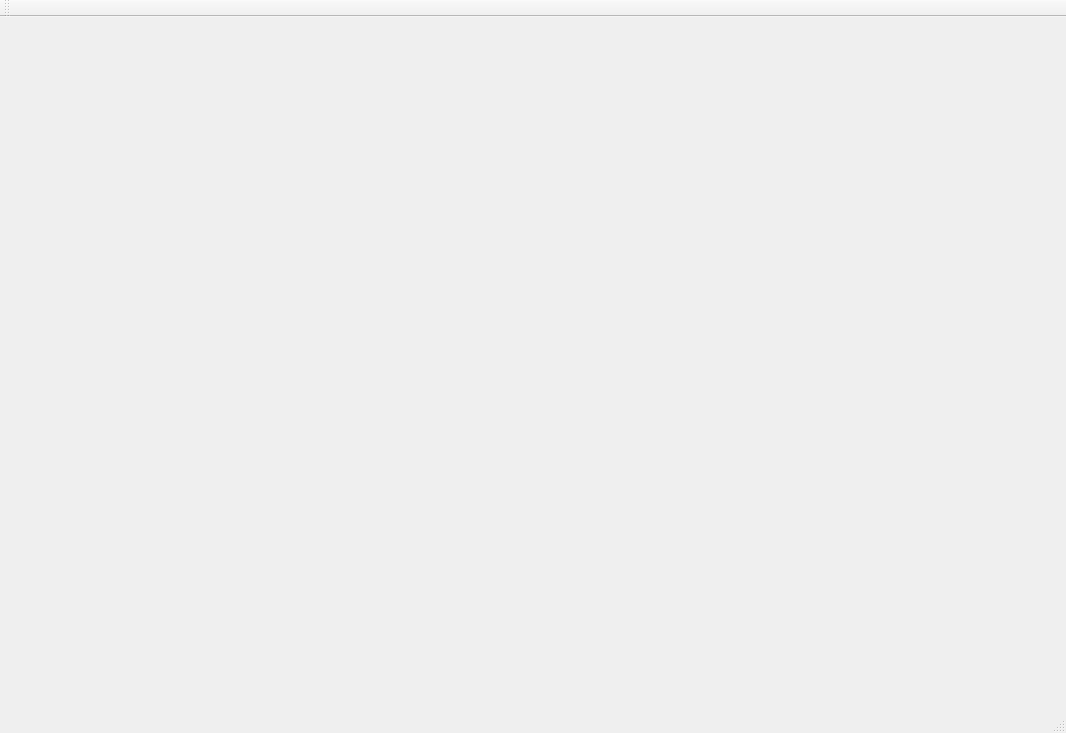
<?xml version="1.0" encoding="UTF-8"?>
<ui version="4.0">
 <class>converDemoClass</class>
 <widget class="QMainWindow" name="converDemoClass">
  <property name="geometry">
   <rect>
    <x>0</x>
    <y>0</y>
    <width>1066</width>
    <height>733</height>
   </rect>
  </property>
  <property name="windowTitle">
   <string>converDemo</string>
  </property>
  <widget class="QWidget" name="centralWidget"/>
  <widget class="QMenuBar" name="menuBar">
   <property name="geometry">
    <rect>
     <x>0</x>
     <y>0</y>
     <width>1066</width>
     <height>23</height>
    </rect>
   </property>
  </widget>
  <widget class="QToolBar" name="mainToolBar">
   <attribute name="toolBarArea">
    <enum>TopToolBarArea</enum>
   </attribute>
   <attribute name="toolBarBreak">
    <bool>false</bool>
   </attribute>
  </widget>
  <widget class="QStatusBar" name="statusBar"/>
 </widget>
 <layoutdefault spacing="6" margin="11"/>
 <resources>
  <include location="converdemo.qrc"/>
 </resources>
 <connections/>
</ui>
